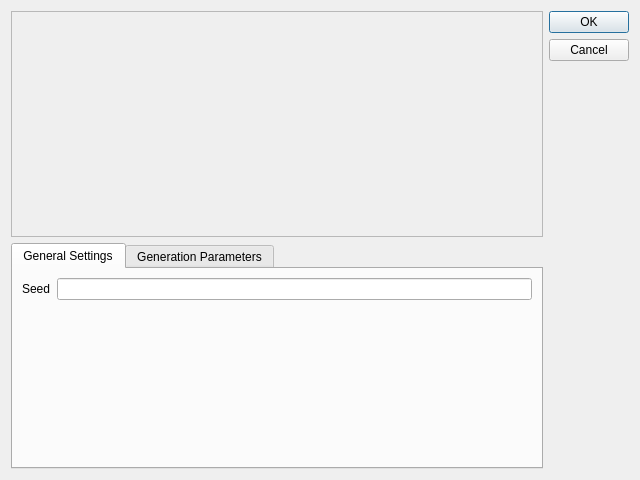
<?xml version="1.0" encoding="UTF-8"?>
<ui version="4.0">
 <class>WorldGen</class>
 <widget class="QDialog" name="WorldGen">
  <property name="geometry">
   <rect>
    <x>0</x>
    <y>0</y>
    <width>640</width>
    <height>480</height>
   </rect>
  </property>
  <property name="windowTitle">
   <string>World Generation Setup</string>
  </property>
  <layout class="QGridLayout" name="gridLayout">
   <item row="1" column="1">
    <widget class="QDialogButtonBox" name="buttonBox">
     <property name="sizePolicy">
      <sizepolicy hsizetype="Fixed" vsizetype="Expanding">
       <horstretch>0</horstretch>
       <verstretch>0</verstretch>
      </sizepolicy>
     </property>
     <property name="orientation">
      <enum>Qt::Vertical</enum>
     </property>
     <property name="standardButtons">
      <set>QDialogButtonBox::Cancel|QDialogButtonBox::Ok</set>
     </property>
    </widget>
   </item>
   <item row="1" column="0">
    <widget class="QFrame" name="glContainer">
     <property name="frameShape">
      <enum>QFrame::StyledPanel</enum>
     </property>
     <property name="frameShadow">
      <enum>QFrame::Raised</enum>
     </property>
    </widget>
   </item>
   <item row="2" column="0">
    <widget class="QTabWidget" name="tabs">
     <property name="currentIndex">
      <number>0</number>
     </property>
     <widget class="QWidget" name="generalSettings">
      <attribute name="title">
       <string>General Settings</string>
      </attribute>
      <layout class="QFormLayout" name="formLayout">
       <item row="0" column="0">
        <widget class="QLabel" name="seedLabel">
         <property name="text">
          <string>Seed</string>
         </property>
         <property name="buddy">
          <cstring>seed</cstring>
         </property>
        </widget>
       </item>
       <item row="0" column="1">
        <widget class="QLineEdit" name="seed"/>
       </item>
      </layout>
     </widget>
     <widget class="QWidget" name="generationParameters">
      <attribute name="title">
       <string>Generation Parameters</string>
      </attribute>
      <layout class="QGridLayout" name="gridLayout_5">
       <item row="0" column="0" alignment="Qt::AlignHCenter">
        <widget class="QSlider" name="metaballs">
         <property name="orientation">
          <enum>Qt::Vertical</enum>
         </property>
        </widget>
       </item>
       <item row="1" column="0">
        <widget class="QLabel" name="metaballsLabel">
         <property name="minimumSize">
          <size>
           <width>100</width>
           <height>0</height>
          </size>
         </property>
         <property name="text">
          <string>Metaballs</string>
         </property>
         <property name="alignment">
          <set>Qt::AlignCenter</set>
         </property>
         <property name="buddy">
          <cstring>metaballs</cstring>
         </property>
        </widget>
       </item>
       <item row="1" column="1">
        <widget class="QLabel" name="mountainsLabel">
         <property name="minimumSize">
          <size>
           <width>100</width>
           <height>0</height>
          </size>
         </property>
         <property name="text">
          <string>Mountains</string>
         </property>
         <property name="alignment">
          <set>Qt::AlignCenter</set>
         </property>
         <property name="buddy">
          <cstring>mountains</cstring>
         </property>
        </widget>
       </item>
       <item row="0" column="1" alignment="Qt::AlignHCenter">
        <widget class="QSlider" name="mountains">
         <property name="orientation">
          <enum>Qt::Vertical</enum>
         </property>
        </widget>
       </item>
      </layout>
     </widget>
    </widget>
   </item>
  </layout>
 </widget>
 <resources/>
 <connections>
  <connection>
   <sender>buttonBox</sender>
   <signal>accepted()</signal>
   <receiver>WorldGen</receiver>
   <slot>accept()</slot>
   <hints>
    <hint type="sourcelabel">
     <x>560</x>
     <y>117</y>
    </hint>
    <hint type="destinationlabel">
     <x>589</x>
     <y>351</y>
    </hint>
   </hints>
  </connection>
  <connection>
   <sender>buttonBox</sender>
   <signal>rejected()</signal>
   <receiver>WorldGen</receiver>
   <slot>reject()</slot>
   <hints>
    <hint type="sourcelabel">
     <x>591</x>
     <y>188</y>
    </hint>
    <hint type="destinationlabel">
     <x>609</x>
     <y>302</y>
    </hint>
   </hints>
  </connection>
 </connections>
</ui>
